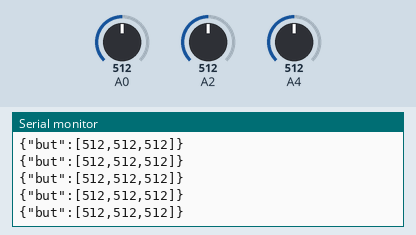
Recording of a sketch running on a simulated Arduino Uno, built with avr-gcc and run on an emulated ATmega328P. Shown: the last lines printed to the serial monitor. The test bench sets the inputs (shaded band); at power-on: A0 = 512, A4 = 512, A2 = 512.

Above: at 1.2 s.
1.3 s: A0 set to 110
At 2.2 s:
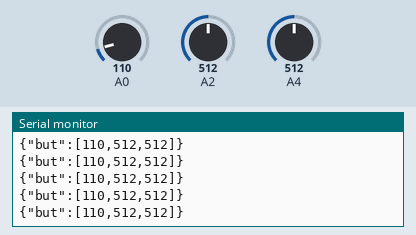
4.3 s: A0 set to 92
At 4.9 s:
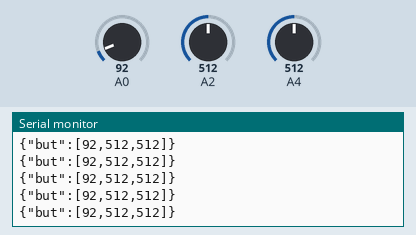
5.8 s: A0 set to 11
At 6.4 s:
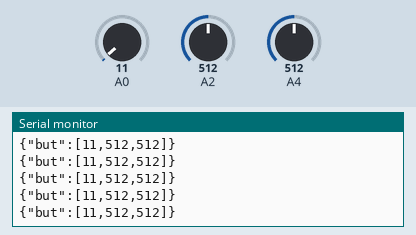
8.8 s: A0 set to 8
At 9.8 s:
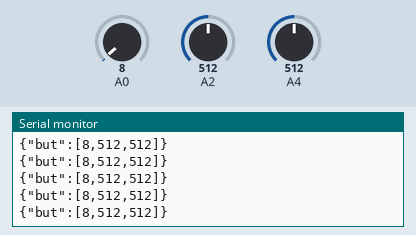
13.3 s: A4 set to 986
At 14.3 s:
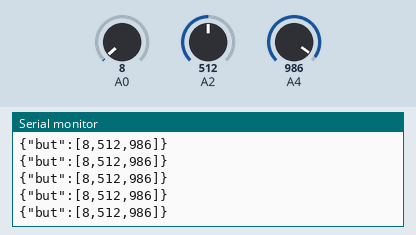
14.8 s: A4 set to 1011
At 15.3 s:
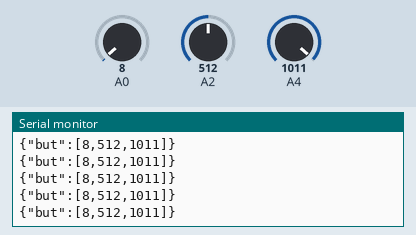
Timing chart, 0 to 17.8 s (numbered marks = the images above; inputs shaded):
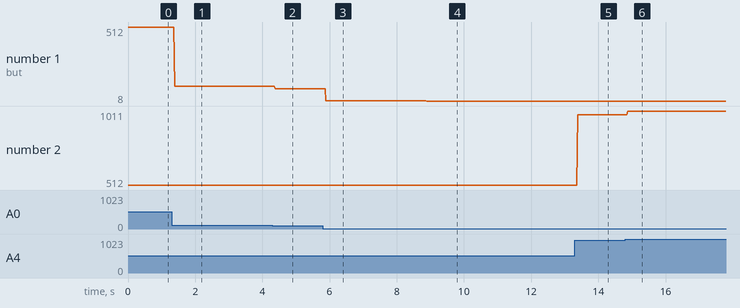

The sketch:

sony_botoneraFrontal_test_1.ino
```cpp
String out;
int but0, but2, but4;

void setup() {
  // put your setup code here, to run once:
   // pinMode(0, INPUT);
   //pinMode(ledPin, OUTPUT);
   Serial.begin(9600);
}

void loop() {
  // put your main code here, to run repeatedly:

  but0 = analogRead(A0);
  but2 = analogRead(A2);
  but4 = analogRead(A4);

  out = "{\"but\":[";
  out += String(but0);
  out += ",";
  out += String(but2);
  out += ",";
  out += String(but4);
  out += "]}";
  Serial.println(out);

/*
  Serial.println();
  Serial.print("{ 'channel1':");
  Serial.print(butVal0);
  Serial.print(", 'channel2':");
  Serial.print(butVal2);
  Serial.print(", 'channel3':");
  Serial.print(butVal4);
  Serial.print("}");
*/
}
```

Measured:
- after the input at 1.3 s, the serial monitor: prints a new line after 0.09 s (image 1)
- after the input at 4.3 s, the serial monitor: prints a new line after 0.08 s (image 2)
- after the input at 5.8 s, the serial monitor: prints a new line after 0.09 s (image 3)
- after the input at 8.8 s, the serial monitor: prints a new line after 0.09 s (image 4)
- after the input at 13.3 s, the serial monitor: prints a new line after 0.08 s (image 5)
- after the input at 14.8 s, the serial monitor: prints a new line after 0.07 s (image 6)
- plotted number 1: 512 → 110 after the input at 1.3 s, 110 → 92 after the input at 4.3 s, 92 → 11 after the input at 5.8 s, 11 → 8 after the input at 8.8 s
- plotted number 2: 512 → 986 after the input at 13.3 s, 986 → 1011 after the input at 14.8 s
